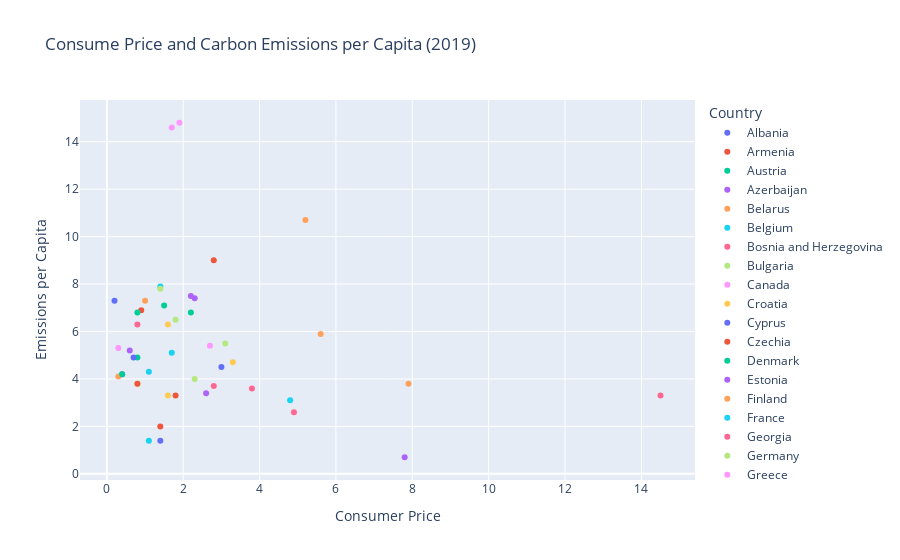

Source (notebook cell):
### Code cell
#Graph
import plotly.express as px
fig = px.scatter(
    filtered_un_merged,
    x="Value_x",  # x-axis (Consumer Price)
    y="Value_y",  # y-axis (Emissions per Capita)
    color="Country",
    title="Consume Price and Carbon Emissions per Capita (2019)",
    labels={"Value_x": "Consumer Price", "Value_y": "Emissions per Capita"},
)

# Show the plot
fig.show()

### Figure 1 — Plotly figure (JSON) as saved in the notebook; plotly's stock layout.template omitted (floating-point values rounded to 4 significant figures)
{"data": [{"hovertemplate": "Country=Albania<br>Consumer Price=%{x}<br>Emissions per Capita=%{y}<extra></extra>", "legendgroup": "Albania", "marker": {"color": "#636efa", "symbol": "circle"}, "mode": "markers", "name": "Albania", "orientation": "v", "showlegend": true, "type": "scatter", "x": [1.4], "xaxis": "x", "y": [1.4], "yaxis": "y"}, {"hovertemplate": "Country=Armenia<br>Consumer Price=%{x}<br>Emissions per Capita=%{y}<extra></extra>", "legendgroup": "Armenia", "marker": {"color": "#EF553B", "symbol": "circle"}, "mode": "markers", "name": "Armenia", "orientation": "v", "showlegend": true, "type": "scatter", "x": [1.4], "xaxis": "x", "y": [2], "yaxis": "y"}, {"hovertemplate": "Country=Austria<br>Consumer Price=%{x}<br>Emissions per Capita=%{y}<extra></extra>", "legendgroup": "Austria", "marker": {"color": "#00cc96", "symbol": "circle"}, "mode": "markers", "name": "Austria", "orientation": "v", "showlegend": true, "type": "scatter", "x": [1.5], "xaxis": "x", "y": [7.1], "yaxis": "y"}, {"hovertemplate": "Country=Azerbaijan<br>Consumer Price=%{x}<br>Emissions per Capita=%{y}<extra></extra>", "legendgroup": "Azerbaijan", "marker": {"color": "#ab63fa", "symbol": "circle"}, "mode": "markers", "name": "Azerbaijan", "orientation": "v", "showlegend": true, "type": "scatter", "x": [2.6], "xaxis": "x", "y": [3.4], "yaxis": "y"}, {"hovertemplate": "Country=Belarus<br>Consumer Price=%{x}<br>Emissions per Capita=%{y}<extra></extra>", "legendgroup": "Belarus", "marker": {"color": "#FFA15A", "symbol": "circle"}, "mode": "markers", "name": "Belarus", "orientation": "v", "showlegend": true, "type": "scatter", "x": [5.6], "xaxis": "x", "y": [5.9], "yaxis": "y"}, {"hovertemplate": "Country=Belgium<br>Consumer Price=%{x}<br>Emissions per Capita=%{y}<extra></extra>", "legendgroup": "Belgium", "marker": {"color": "#19d3f3", "symbol": "circle"}, "mode": "markers", "name": "Belgium", "orientation": "v", "showlegend": true, "type": "scatter", "x": [1.4], "xaxis": "x", "y": [7.9], "yaxis": "y"}, {"hovertemplate": "Country=Bosnia and Herzegovina<br>Consumer Price=%{x}<br>Emissions per Capita=%{y}<extra></extra>", "legendgroup": "Bosnia and Herzegovina", "marker": {"color": "#FF6692", "symbol": "circle"}, "mode": "markers", "name": "Bosnia and Herzegovina", "orientation": "v", "showlegend": true, "type": "scatter", "x": [0.8], "xaxis": "x", "y": [6.3], "yaxis": "y"}, {"hovertemplate": "Country=Bulgaria<br>Consumer Price=%{x}<br>Emissions per Capita=%{y}<extra></extra>", "legendgroup": "Bulgaria", "marker": {"color": "#B6E880", "symbol": "circle"}, "mode": "markers", "name": "Bulgaria", "orientation": "v", "showlegend": true, "type": "scatter", "x": [3.1], "xaxis": "x", "y": [5.5], "yaxis": "y"}, {"hovertemplate": "Country=Canada<br>Consumer Price=%{x}<br>Emissions per Capita=%{y}<extra></extra>", "legendgroup": "Canada", "marker": {"color": "#FF97FF", "symbol": "circle"}, "mode": "markers", "name": "Canada", "orientation": "v", "showlegend": true, "type": "scatter", "x": [1.9], "xaxis": "x", "y": [14.8], "yaxis": "y"}, {"hovertemplate": "Country=Croatia<br>Consumer Price=%{x}<br>Emissions per Capita=%{y}<extra></extra>", "legendgroup": "Croatia", "marker": {"color": "#FECB52", "symbol": "circle"}, "mode": "markers", "name": "Croatia", "orientation": "v", "showlegend": true, "type": "scatter", "x": [0.8], "xaxis": "x", "y": [3.8], "yaxis": "y"}, {"hovertemplate": "Country=Cyprus<br>Consumer Price=%{x}<br>Emissions per Capita=%{y}<extra></extra>", "legendgroup": "Cyprus", "marker": {"color": "#636efa", "symbol": "circle"}, "mode": "markers", "name": "Cyprus", "orientation": "v", "showlegend": true, "type": "scatter", "x": [0.2], "xaxis": "x", "y": [7.3], "yaxis": "y"}, {"hovertemplate": "Country=Czechia<br>Consumer Price=%{x}<br>Emissions per Capita=%{y}<extra></extra>", "legendgroup": "Czechia", "marker": {"color": "#EF553B", "symbol": "circle"}, "mode": "markers", "name": "Czechia", "orientation": "v", "showlegend": true, "type": "scatter", "x": [2.8], "xaxis": "x", "y": [9], "yaxis": "y"}, {"hovertemplate": "Country=Denmark<br>Consumer Price=%{x}<br>Emissions per Capita=%{y}<extra></extra>", "legendgroup": "Denmark", "marker": {"color": "#00cc96", "symbol": "circle"}, "mode": "markers", "name": "Denmark", "orientation": "v", "showlegend": true, "type": "scatter", "x": [0.8], "xaxis": "x", "y": [4.9], "yaxis": "y"}, {"hovertemplate": "Country=Estonia<br>Consumer Price=%{x}<br>Emissions per Capita=%{y}<extra></extra>", "legendgroup": "Estonia", "marker": {"color": "#ab63fa", "symbol": "circle"}, "mode": "markers", "name": "Estonia", "orientation": "v", "showlegend": true, "type": "scatter", "x": [2.3], "xaxis": "x", "y": [7.4], "yaxis": "y"}, {"hovertemplate": "Country=Finland<br>Consumer Price=%{x}<br>Emissions per Capita=%{y}<extra></extra>", "legendgroup": "Finland", "marker": {"color": "#FFA15A", "symbol": "circle"}, "mode": "markers", "name": "Finland", "orientation": "v", "showlegend": true, "type": "scatter", "x": [1], "xaxis": "x", "y": [7.3], "yaxis": "y"}, {"hovertemplate": "Country=France<br>Consumer Price=%{x}<br>Emissions per Capita=%{y}<extra></extra>", "legendgroup": "France", "marker": {"color": "#19d3f3", "symbol": "circle"}, "mode": "markers", "name": "France", "orientation": "v", "showlegend": true, "type": "scatter", "x": [1.1], "xaxis": "x", "y": [4.3], "yaxis": "y"}, {"hovertemplate": "Country=Georgia<br>Consumer Price=%{x}<br>Emissions per Capita=%{y}<extra></extra>", "legendgroup": "Georgia", "marker": {"color": "#FF6692", "symbol": "circle"}, "mode": "markers", "name": "Georgia", "orientation": "v", "showlegend": true, "type": "scatter", "x": [4.9], "xaxis": "x", "y": [2.6], "yaxis": "y"}, {"hovertemplate": "Country=Germany<br>Consumer Price=%{x}<br>Emissions per Capita=%{y}<extra></extra>", "legendgroup": "Germany", "marker": {"color": "#B6E880", "symbol": "circle"}, "mode": "markers", "name": "Germany", "orientation": "v", "showlegend": true, "type": "scatter", "x": [1.4], "xaxis": "x", "y": [7.8], "yaxis": "y"}, {"hovertemplate": "Country=Greece<br>Consumer Price=%{x}<br>Emissions per Capita=%{y}<extra></extra>", "legendgroup": "Greece", "marker": {"color": "#FF97FF", "symbol": "circle"}, "mode": "markers", "name": "Greece", "orientation": "v", "showlegend": true, "type": "scatter", "x": [0.3], "xaxis": "x", "y": [5.3], "yaxis": "y"}, {"hovertemplate": "Country=Hungary<br>Consumer Price=%{x}<br>Emissions per Capita=%{y}<extra></extra>", "legendgroup": "Hungary", "marker": {"color": "#FECB52", "symbol": "circle"}, "mode": "markers", "name": "Hungary", "orientation": "v", "showlegend": true, "type": "scatter", "x": [3.3], "xaxis": "x", "y": [4.7], "yaxis": "y"}, {"hovertemplate": "Country=Iceland<br>Consumer Price=%{x}<br>Emissions per Capita=%{y}<extra></extra>", "legendgroup": "Iceland", "marker": {"color": "#636efa", "symbol": "circle"}, "mode": "markers", "name": "Iceland", "orientation": "v", "showlegend": true, "type": "scatter", "x": [3], "xaxis": "x", "y": [4.5], "yaxis": "y"}, {"hovertemplate": "Country=Ireland<br>Consumer Price=%{x}<br>Emissions per Capita=%{y}<extra></extra>", "legendgroup": "Ireland", "marker": {"color": "#EF553B", "symbol": "circle"}, "mode": "markers", "name": "Ireland", "orientation": "v", "showlegend": true, "type": "scatter", "x": [0.9], "xaxis": "x", "y": [6.9], "yaxis": "y"}, {"hovertemplate": "Country=Israel<br>Consumer Price=%{x}<br>Emissions per Capita=%{y}<extra></extra>", "legendgroup": "Israel", "marker": {"color": "#00cc96", "symbol": "circle"}, "mode": "markers", "name": "Israel", "orientation": "v", "showlegend": true, "type": "scatter", "x": [0.8], "xaxis": "x", "y": [6.8], "yaxis": "y"}, {"hovertemplate": "Country=Italy<br>Consumer Price=%{x}<br>Emissions per Capita=%{y}<extra></extra>", "legendgroup": "Italy", "marker": {"color": "#ab63fa", "symbol": "circle"}, "mode": "markers", "name": "Italy", "orientation": "v", "showlegend": true, "type": "scatter", "x": [0.6], "xaxis": "x", "y": [5.2], "yaxis": "y"}, {"hovertemplate": "Country=Kazakhstan<br>Consumer Price=%{x}<br>Emissions per Capita=%{y}<extra></extra>", "legendgroup": "Kazakhstan", "marker": {"color": "#FFA15A", "symbol": "circle"}, "mode": "markers", "name": "Kazakhstan", "orientation": "v", "showlegend": true, "type": "scatter", "x": [5.2], "xaxis": "x", "y": [10.7], "yaxis": "y"}, {"hovertemplate": "Country=Kyrgyzstan<br>Consumer Price=%{x}<br>Emissions per Capita=%{y}<extra></extra>", "legendgroup": "Kyrgyzstan", "marker": {"color": "#19d3f3", "symbol": "circle"}, "mode": "markers", "name": "Kyrgyzstan", "orientation": "v", "showlegend": true, "type": "scatter", "x": [1.1], "xaxis": "x", "y": [1.4], "yaxis": "y"}, {"hovertemplate": "Country=Latvia<br>Consumer Price=%{x}<br>Emissions per Capita=%{y}<extra></extra>", "legendgroup": "Latvia", "marker": {"color": "#FF6692", "symbol": "circle"}, "mode": "markers", "name": "Latvia", "orientation": "v", "showlegend": true, "type": "scatter", "x": [2.8], "xaxis": "x", "y": [3.7], "yaxis": "y"}, {"hovertemplate": "Country=Lithuania<br>Consumer Price=%{x}<br>Emissions per Capita=%{y}<extra></extra>", "legendgroup": "Lithuania", "marker": {"color": "#B6E880", "symbol": "circle"}, "mode": "markers", "name": "Lithuania", "orientation": "v", "showlegend": true, "type": "scatter", "x": [2.3], "xaxis": "x", "y": [4], "yaxis": "y"}, {"hovertemplate": "Country=Luxembourg<br>Consumer Price=%{x}<br>Emissions per Capita=%{y}<extra></extra>", "legendgroup": "Luxembourg", "marker": {"color": "#FF97FF", "symbol": "circle"}, "mode": "markers", "name": "Luxembourg", "orientation": "v", "showlegend": true, "type": "scatter", "x": [1.7], "xaxis": "x", "y": [14.6], "yaxis": "y"}, {"hovertemplate": "Country=Malta<br>Consumer Price=%{x}<br>Emissions per Capita=%{y}<extra></extra>", "legendgroup": "Malta", "marker": {"color": "#FECB52", "symbol": "circle"}, "mode": "markers", "name": "Malta", "orientation": "v", "showlegend": true, "type": "scatter", "x": [1.6], "xaxis": "x", "y": [3.3], "yaxis": "y"}, {"hovertemplate": "Country=Montenegro<br>Consumer Price=%{x}<br>Emissions per Capita=%{y}<extra></extra>", "legendgroup": "Montenegro", "marker": {"color": "#636efa", "symbol": "circle"}, "mode": "markers", "name": "Montenegro", "orientation": "v", "showlegend": true, "type": "scatter", "x": [0.4], "xaxis": "x", "y": [4.2], "yaxis": "y"}, {"hovertemplate": "Country=North Macedonia<br>Consumer Price=%{x}<br>Emissions per Capita=%{y}<extra></extra>", "legendgroup": "North Macedonia", "marker": {"color": "#EF553B", "symbol": "circle"}, "mode": "markers", "name": "North Macedonia", "orientation": "v", "showlegend": true, "type": "scatter", "x": [0.8], "xaxis": "x", "y": [3.8], "yaxis": "y"}, {"hovertemplate": "Country=Norway<br>Consumer Price=%{x}<br>Emissions per Capita=%{y}<extra></extra>", "legendgroup": "Norway", "marker": {"color": "#00cc96", "symbol": "circle"}, "mode": "markers", "name": "Norway", "orientation": "v", "showlegend": true, "type": "scatter", "x": [2.2], "xaxis": "x", "y": [6.8], "yaxis": "y"}, {"hovertemplate": "Country=Poland<br>Consumer Price=%{x}<br>Emissions per Capita=%{y}<extra></extra>", "legendgroup": "Poland", "marker": {"color": "#ab63fa", "symbol": "circle"}, "mode": "markers", "name": "Poland", "orientation": "v", "showlegend": true, "type": "scatter", "x": [2.2], "xaxis": "x", "y": [7.5], "yaxis": "y"}, {"hovertemplate": "Country=Portugal<br>Consumer Price=%{x}<br>Emissions per Capita=%{y}<extra></extra>", "legendgroup": "Portugal", "marker": {"color": "#FFA15A", "symbol": "circle"}, "mode": "markers", "name": "Portugal", "orientation": "v", "showlegend": true, "type": "scatter", "x": [0.3], "xaxis": "x", "y": [4.1], "yaxis": "y"}, {"hovertemplate": "Country=Republic of Moldova<br>Consumer Price=%{x}<br>Emissions per Capita=%{y}<extra></extra>", "legendgroup": "Republic of Moldova", "marker": {"color": "#19d3f3", "symbol": "circle"}, "mode": "markers", "name": "Republic of Moldova", "orientation": "v", "showlegend": true, "type": "scatter", "x": [4.8], "xaxis": "x", "y": [3.1], "yaxis": "y"}, {"hovertemplate": "Country=Romania<br>Consumer Price=%{x}<br>Emissions per Capita=%{y}<extra></extra>", "legendgroup": "Romania", "marker": {"color": "#FF6692", "symbol": "circle"}, "mode": "markers", "name": "Romania", "orientation": "v", "showlegend": true, "type": "scatter", "x": [3.8], "xaxis": "x", "y": [3.6], "yaxis": "y"}, {"hovertemplate": "Country=Serbia<br>Consumer Price=%{x}<br>Emissions per Capita=%{y}<extra></extra>", "legendgroup": "Serbia", "marker": {"color": "#B6E880", "symbol": "circle"}, "mode": "markers", "name": "Serbia", "orientation": "v", "showlegend": true, "type": "scatter", "x": [1.8], "xaxis": "x", "y": [6.5], "yaxis": "y"}, {"hovertemplate": "Country=Slovakia<br>Consumer Price=%{x}<br>Emissions per Capita=%{y}<extra></extra>", "legendgroup": "Slovakia", "marker": {"color": "#FF97FF", "symbol": "circle"}, "mode": "markers", "name": "Slovakia", "orientation": "v", "showlegend": true, "type": "scatter", "x": [2.7], "xaxis": "x", "y": [5.4], "yaxis": "y"}, {"hovertemplate": "Country=Slovenia<br>Consumer Price=%{x}<br>Emissions per Capita=%{y}<extra></extra>", "legendgroup": "Slovenia", "marker": {"color": "#FECB52", "symbol": "circle"}, "mode": "markers", "name": "Slovenia", "orientation": "v", "showlegend": true, "type": "scatter", "x": [1.6], "xaxis": "x", "y": [6.3], "yaxis": "y"}, {"hovertemplate": "Country=Spain<br>Consumer Price=%{x}<br>Emissions per Capita=%{y}<extra></extra>", "legendgroup": "Spain", "marker": {"color": "#636efa", "symbol": "circle"}, "mode": "markers", "name": "Spain", "orientation": "v", "showlegend": true, "type": "scatter", "x": [0.7], "xaxis": "x", "y": [4.9], "yaxis": "y"}, {"hovertemplate": "Country=Sweden<br>Consumer Price=%{x}<br>Emissions per Capita=%{y}<extra></extra>", "legendgroup": "Sweden", "marker": {"color": "#EF553B", "symbol": "circle"}, "mode": "markers", "name": "Sweden", "orientation": "v", "showlegend": true, "type": "scatter", "x": [1.8], "xaxis": "x", "y": [3.3], "yaxis": "y"}, {"hovertemplate": "Country=Switzerland<br>Consumer Price=%{x}<br>Emissions per Capita=%{y}<extra></extra>", "legendgroup": "Switzerland", "marker": {"color": "#00cc96", "symbol": "circle"}, "mode": "markers", "name": "Switzerland", "orientation": "v", "showlegend": true, "type": "scatter", "x": [0.4], "xaxis": "x", "y": [4.2], "yaxis": "y"}, {"hovertemplate": "Country=Tajikistan<br>Consumer Price=%{x}<br>Emissions per Capita=%{y}<extra></extra>", "legendgroup": "Tajikistan", "marker": {"color": "#ab63fa", "symbol": "circle"}, "mode": "markers", "name": "Tajikistan", "orientation": "v", "showlegend": true, "type": "scatter", "x": [7.8], "xaxis": "x", "y": [0.7], "yaxis": "y"}, {"hovertemplate": "Country=Ukraine<br>Consumer Price=%{x}<br>Emissions per Capita=%{y}<extra></extra>", "legendgroup": "Ukraine", "marker": {"color": "#FFA15A", "symbol": "circle"}, "mode": "markers", "name": "Ukraine", "orientation": "v", "showlegend": true, "type": "scatter", "x": [7.9], "xaxis": "x", "y": [3.8], "yaxis": "y"}, {"hovertemplate": "Country=United Kingdom<br>Consumer Price=%{x}<br>Emissions per Capita=%{y}<extra></extra>", "legendgroup": "United Kingdom", "marker": {"color": "#19d3f3", "symbol": "circle"}, "mode": "markers", "name": "United Kingdom", "orientation": "v", "showlegend": true, "type": "scatter", "x": [1.7], "xaxis": "x", "y": [5.1], "yaxis": "y"}, {"hovertemplate": "Country=Uzbekistan<br>Consumer Price=%{x}<br>Emissions per Capita=%{y}<extra></extra>", "legendgroup": "Uzbekistan", "marker": {"color": "#FF6692", "symbol": "circle"}, "mode": "markers", "name": "Uzbekistan", "orientation": "v", "showlegend": true, "type": "scatter", "x": [14.5], "xaxis": "x", "y": [3.3], "yaxis": "y"}], "layout": {"autosize": true, "legend": {"title": {"text": "Country"}, "tracegroupgap": 0}, "title": {"text": "Consume Price and Carbon Emissions per Capita (2019)"}, "xaxis": {"anchor": "y", "autorange": true, "domain": [0, 1], "range": [-0.7228, 15.42], "title": {"text": "Consumer Price"}, "type": "linear"}, "yaxis": {"anchor": "x", "autorange": true, "domain": [0, 1], "range": [-0.4636, 15.96], "title": {"text": "Emissions per Capita"}, "type": "linear"}}}
